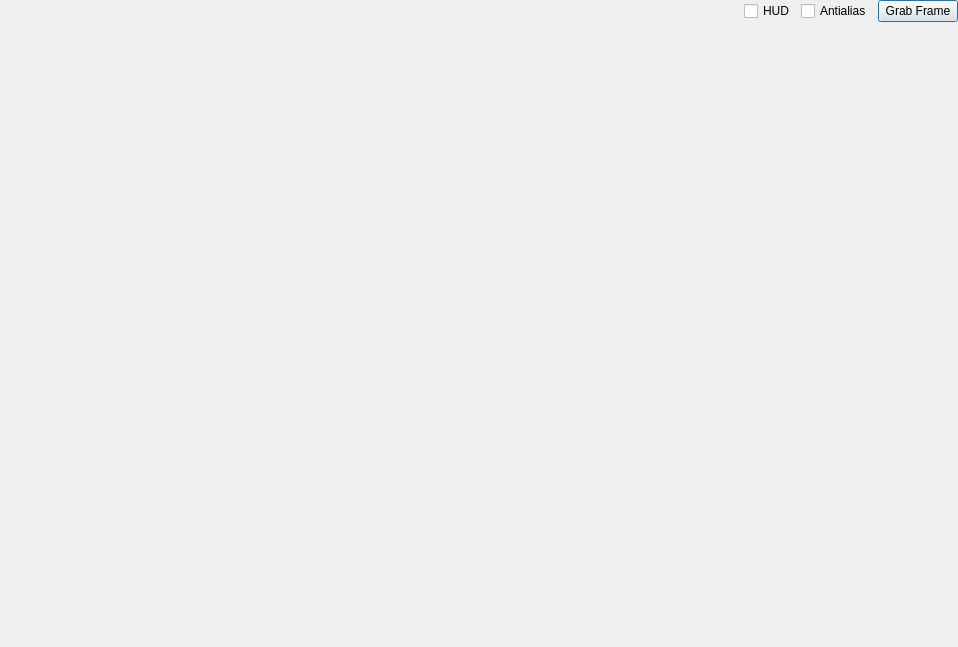
<?xml version="1.0" encoding="UTF-8"?>
<ui version="4.0">
 <class>ConstructShell</class>
 <widget class="QDialog" name="ConstructShell">
  <property name="geometry">
   <rect>
    <x>0</x>
    <y>0</y>
    <width>958</width>
    <height>647</height>
   </rect>
  </property>
  <property name="windowTitle">
   <string>Dialog</string>
  </property>
  <layout class="QVBoxLayout" name="verticalLayout">
   <property name="leftMargin">
    <number>0</number>
   </property>
   <property name="topMargin">
    <number>0</number>
   </property>
   <property name="rightMargin">
    <number>0</number>
   </property>
   <property name="bottomMargin">
    <number>0</number>
   </property>
   <item>
    <layout class="QHBoxLayout" name="horizontalLayout">
     <item>
      <spacer name="horizontalSpacer">
       <property name="orientation">
        <enum>Qt::Orientation::Horizontal</enum>
       </property>
       <property name="sizeHint" stdset="0">
        <size>
         <width>40</width>
         <height>20</height>
        </size>
       </property>
      </spacer>
     </item>
     <item>
      <widget class="QCheckBox" name="checkBoxHUD">
       <property name="text">
        <string>HUD</string>
       </property>
      </widget>
     </item>
     <item>
      <widget class="QCheckBox" name="checkBoxAntialias">
       <property name="text">
        <string>Antialias</string>
       </property>
      </widget>
     </item>
     <item>
      <widget class="QPushButton" name="pushButtonGrabFrame">
       <property name="text">
        <string>Grab Frame</string>
       </property>
      </widget>
     </item>
    </layout>
   </item>
   <item>
    <widget class="ConstructWidget" name="widgetRhi" native="true">
     <property name="sizePolicy">
      <sizepolicy hsizetype="Preferred" vsizetype="Expanding">
       <horstretch>0</horstretch>
       <verstretch>0</verstretch>
      </sizepolicy>
     </property>
    </widget>
   </item>
  </layout>
 </widget>
 <customwidgets>
  <customwidget>
   <class>ConstructWidget</class>
   <extends>QWidget</extends>
   <header location="global">construct/ConstructWidget.hpp</header>
   <container>1</container>
  </customwidget>
 </customwidgets>
 <resources/>
 <connections/>
</ui>
